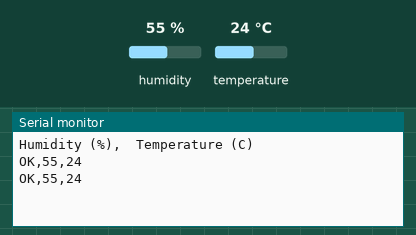
The sketch below on a simulated Arduino Uno, built with avr-gcc and run on an emulated ATmega328P. Parts: the last lines printed to the serial monitor. The inputs (shaded band) are chosen by the test bench; at power-on: humidity 55 %, temperature 24 °C.

Above: at 2.8 s.
2.9 s: humidity set to 22 %
At 5.3 s:
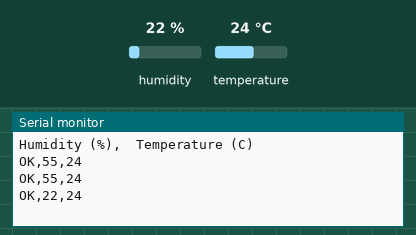
5.6 s: temperature set to 12 °C
At 6.6 s:
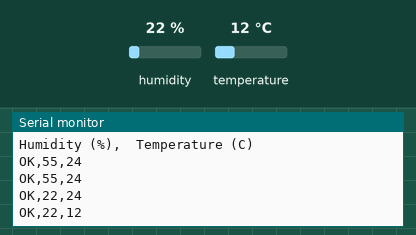
8.3 s: humidity set to 40 %
At 11.3 s:
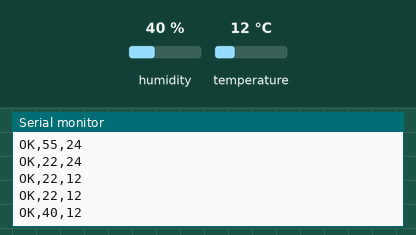
Timing chart, 0 to 12.8 s (numbered marks = the images above; inputs shaded):
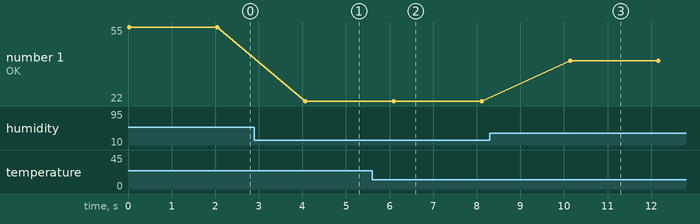

The sketch:

dht11.ino
```cpp
#include <dht.h>
dht DHT;
#define DHT11_PIN 5
void setup(){
  Serial.begin(9600);
//  Serial.println("DHT TEST PROGRAM ");
//  Serial.print("LIBRARY VERSION: ");
//  Serial.println(DHT_LIB_VERSION);
//  Serial.println();
  Serial.println("Humidity (%),\tTemperature (C)");
}

void loop(){
  int chk = DHT.read11(DHT11_PIN);
  switch (chk)
  {
    case DHTLIB_OK:
                Serial.print("OK,");
                break;
    case DHTLIB_ERROR_CHECKSUM:
                Serial.print("Checksum error,");
                break;
    case DHTLIB_ERROR_TIMEOUT:
                Serial.print("Time out error,");
                break;
    case DHTLIB_ERROR_CONNECT:
        Serial.print("Connect error,");
        break;
    case DHTLIB_ERROR_ACK_L:
        Serial.print("Ack Low error,");
        break;
    case DHTLIB_ERROR_ACK_H:
        Serial.print("Ack High error,");
        break;
    default:
                Serial.print("Unknown error,\t");
                break;
  }
// DISPLAY DATA
  Serial.print(DHT.humidity, 0);
  Serial.print(",");
  Serial.println(DHT.temperature,0);
  delay(2000);
}
```

Measured:
- after the input at 2.9 s, the serial monitor: prints a new line after 1.2 s (image 1)
- after the input at 5.6 s, the serial monitor: prints a new line after 0.49 s (image 2)
- after the input at 8.3 s, the serial monitor: prints a new line after 1.8 s (image 3)
- plotted number 1: 55 → 22 after the input at 2.9 s, 22 → 40 after the input at 8.3 s
